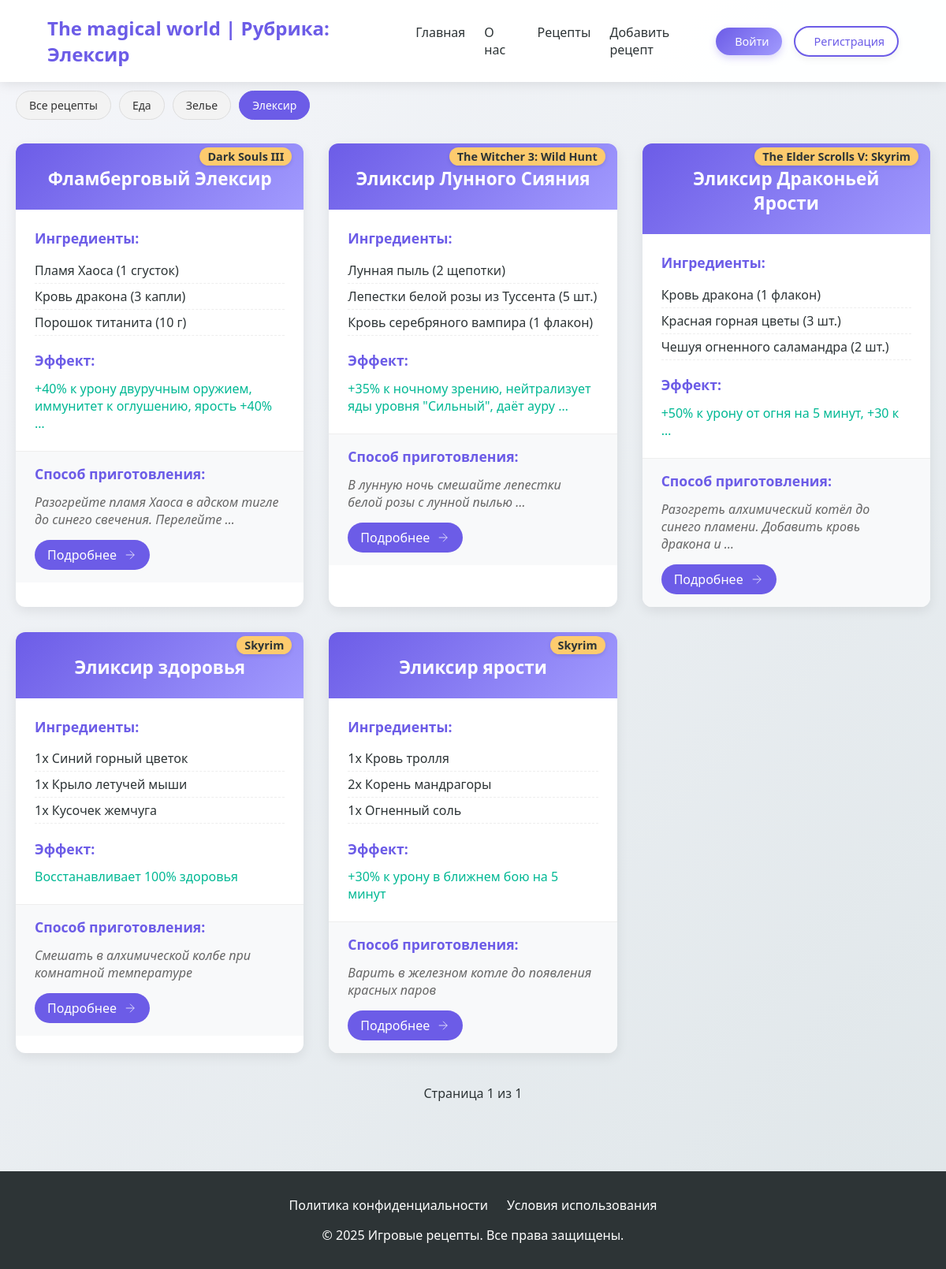
Screenshot of /category/Elecsir/ with the database file from the repository.
### star/models.py (models this page shows, shortened)
class Category(models.Model):
    name = models.CharField(max_length=255, db_index=True, verbose_name = 'Категория')
    slug = models.SlugField(max_length=100, unique=True, db_index=True)
    class Meta:
        verbose_name = 'Категории'
        verbose_name_plural = 'Категории'
    def get_absolute_url(self):
         return reverse('category', kwargs = {'cat_slug' : self.slug})

class recipe(models.Model):
    title = models.CharField(max_length = 255, verbose_name = 'Название')
    slug = models.SlugField(max_length = 255, unique = True, db_index = True, verbose_name = 'slug')
    game = models.CharField(max_length = 255, verbose_name = 'Название игры')
    ingredients = models.JSONField(default =list, blank = True, verbose_name = 'Ингредиенты')
    effect = models.CharField(max_length = 255, verbose_name = 'Эффект')
    preparation = models.CharField(max_length = 255, verbose_name = 'Способ приготовления')
    time_create = models.DateTimeField(auto_now_add = True, verbose_name = 'Время создания')
    time_update = models.DateTimeField(auto_now = True, verbose_name = 'Время изменение')
    cat = models.ForeignKey('Category', on_delete = models.PROTECT, verbose_name = 'Категория')
    class Meta:
        verbose_name = 'Лучшие рецепты'
        verbose_name_plural = 'Лучшие рецепты'
        ordering = ['-time_create']
        indexes = [
            models.Index(fields = ['-time_create'])
        ]
    def get_absolute_url(self):
         return reverse('recipe', kwargs = {'recipe_slug' : self.slug})

### star/views.py (the view)
# urls.py: path('category/<slug:cat_slug>/', views.show_category, name='category'),
def show_category(request, cat_slug):
    category = get_object_or_404(Category, slug=cat_slug)
    recipes = recipe.objects.filter(cat=category)
    paginator = Paginator(recipes, 6)
    page_number = request.GET.get('page')
    page_obj = paginator.get_page(page_number)
    context = {
        'recipes': recipes,
        'categories': Category.objects.all(),
        'cat_selected': category.pk,
        'title': f'Рубрика: {category.name}',
        'page_obj': page_obj
    }
    return render(request, 'star/catalog.html', context)

### star/templates/star/catalog.html (shortened to what this page needs)
{% extends 'star/base.html' %}
{% load static %}
{% block content %}
<section class="recipes-section">
    <link type="text/css" href="{% static 'star/css/catalog.css' %}" rel="stylesheet">
    <div class="category-filter">
        <div class="category-buttons">
            <a href="{% url 'all_recipes' %}" class="category-btn {% if not cat_selected %}active{% endif %}">
                Все рецепты
            </a>
            {% for category in categories %}
            <a href="{{ category.get_absolute_url }}"
                class="category-btn {% if category.pk == cat_selected %}active{% endif %}">
                {{ category.name }}
            </a>
            {% endfor %}
        </div>
    </div>
    <div class="recipes-grid">
        {% for recipe in page_obj %}
        <div class="recipe-card">
            <div class="recipe-header">
                <h2>{{ recipe.title }}</h2>
                <span class="game-badge">{{ recipe.game }}</span>
            </div>
            <div class="recipe-content">
                <div class="ingredients">
                    <h3>Ингредиенты:</h3>
                    <ul>
                        {% for ingredient in recipe.ingredients|slice:":3" %}
                        <li>{{ ingredient }}</li>
                        {% endfor %}
                    </ul>
                </div>
                <div class="recipe-effects">
                    <h3>Эффект:</h3>
                    <p>{{ recipe.effect|truncatewords:10  }}</p>
                </div>
            </div>
            <div class="recipe-footer">
                <div class="preparation">
                    <h3>Способ приготовления:</h3>
                    <p>{{ recipe.preparation|truncatewords:10 }}</p>
                    <a href="{{ recipe.get_absolute_url }}" class="details-btn">
                        <span>Подробнее</span>
                        <svg width="18" height="18" viewBox="0 0 24 24" fill="none" stroke="currentColor">
                            <path d="M5 12h14M12 5l7 7-7 7"/>
                        </svg>
                    </a>
                </div>
            </div>
        </div>
        {% endfor %}
    </div>
    <div class="pagination">
        <div class="pagination-links">
            <span class="current-page">
                Страница {{ page_obj.number }} из {{ page_obj.paginator.num_pages }}
            </span>
        </div>
    </div>
</section>
{% endblock %}

### star/static/star/css/style.css (style rules this page uses)
:root { --primary: #6c5ce7; --secondary: #a29bfe; --dark: #2d3436; --light: #f5f6fa; --success: #00b894; --warning: #fdcb6e; --danger: #d63031; }
* { margin: 0; padding: 0; box-sizing: border-box; font-family: 'Segoe UI', Tahoma, Geneva, Verdana, sans-serif; }
body { background: linear-gradient(135deg, var(--light), #dfe6e9); min-height: 100vh; color: var(--dark); }
.recipes-grid { display: grid; grid-template-columns: repeat(auto-fill, minmax(350px, 1fr)); gap: 2rem; }
.recipe-card { background: white; border-radius: 12px; overflow: hidden; box-shadow: 0 5px 15px rgba(0, 0, 0, 0.08); transition: transform 0.3s ease, box-shadow 0.3s ease; }
.recipe-header { padding: 1.5rem; background: linear-gradient(135deg, var(--primary), var(--secondary)); color: white; position: relative; }
.game-badge { position: absolute; top: -10px; right: 15px; background: var(--warning); color: var(--dark); padding: 3px 10px; border-radius: 20px; font-size: 0.8rem; font-weight: 600; }
.recipe-header h2 { font-size: 1.4rem; margin-top: 5px; }
.recipe-content { padding: 1.5rem; }
.ingredients h3, .recipe-effects h3, .preparation h3 { font-size: 1.1rem; margin-bottom: 0.8rem; color: var(--primary); }
.ingredients ul { list-style-type: none; margin-bottom: 1.2rem; }
.ingredients li { padding: 5px 0; border-bottom: 1px dashed #eee; }
.recipe-effects p { color: var(--success); font-weight: 500; }
.recipe-footer { padding: 1rem 1.5rem; background: #f8f9fa; border-top: 1px solid #eee; }
.preparation p { font-style: italic; color: #666; }

### star/static/star/css/catalog.css (style rules this page uses)
.details-btn { display: inline-flex; align-items: center; gap: 8px; padding: 8px 16px; background: var(--primary); color: white; border-radius: 50px; text-decoration: none; font-weight: 500; transition: all 0.3s ease; margin-top: 15px; }
.game-badge { display: inline-block; background: var(--warning); color: var(--dark); padding: 2px 10px; border-radius: 13px; font-size: 0.9rem; font-weight: 600; margin-top: 15px; box-shadow: 0 2px 5px rgba(0,0,0,0.1); transition: all 0.3s ease; }
.recipe-header { padding: 1.5rem; text-align: center; }
.recipe-header h2 { margin-bottom: 0; padding-bottom: 0; }

### star/templates/star/catalog.html (style rules this page uses)
.pagination { margin-top: 40px; text-align: center; }
.pagination-links { display: inline-flex; gap: 10px; align-items: center; }
.current-page { padding: 0 15px; font-weight: 500; }
.category-filter { margin-bottom: 30px; }
.category-buttons { display: flex; flex-wrap: wrap; gap: 10px; margin-top: 15px; }
.category-btn { padding: 8px 16px; background: #f3f3f3; border-radius: 20px; color: #333; text-decoration: none; font-size: 14px; transition: all 0.3s ease; border: 1px solid #ddd; }
.category-btn.active { background: #6c5ce7; color: white; border-color: #6c5ce7; }

### rows the page displays
Category: name "Еда"
Category: name "Зелье"
Category: name "Элексир"
recipe: title "Фламберговый Элексир", game "Dark Souls III", ingredients "Пламя Хаоса (1 сгусток)" "Кровь дракона (3 капли)" "Порошок титанита (10 г)", effect "+40% к урону двуручным оружием, иммунитет к оглушению, ярость +40% …", preparation "Разогрейте пламя Хаоса в адском тигле до синего свечения. Перелейте …"
recipe: title "Эликсир Лунного Сияния", game "The Witcher 3: Wild Hunt", ingredients "Лунная пыль (2 щепотки)" "Лепестки белой розы из Туссента (5 шт.)" "Кровь серебряного вампира (1 флакон)", effect "+35% к ночному зрению, нейтрализует яды уровня \"Сильный\", даёт ауру …", preparation "В лунную ночь смешайте лепестки белой розы с лунной пылью …"
recipe: title "Эликсир Драконьей Ярости", game "The Elder Scrolls V: Skyrim", ingredients "Кровь дракона (1 флакон)" "Красная горная цветы (3 шт.)" "Чешуя огненного саламандра (2 шт.)", effect "+50% к урону от огня на 5 минут, +30 к …", preparation "Разогреть алхимический котёл до синего пламени. Добавить кровь дракона и …"
recipe: title "Эликсир здоровья", game "Skyrim", ingredients "1x Синий горный цветок" "1x Крыло летучей мыши" "1x Кусочек жемчуга", effect "Восстанавливает 100% здоровья", preparation "Смешать в алхимической колбе при комнатной температуре"
recipe: title "Эликсир ярости", game "Skyrim", ingredients "1x Кровь тролля" "2x Корень мандрагоры" "1x Огненный соль", effect "+30% к урону в ближнем бою на 5 минут", preparation "Варить в железном котле до появления красных паров"

### other values shown
{{ title }} "Рубрика: Элексир"
{{ page_obj.number }} "1"
{{ page_obj.paginator.num_pages }} "1"
